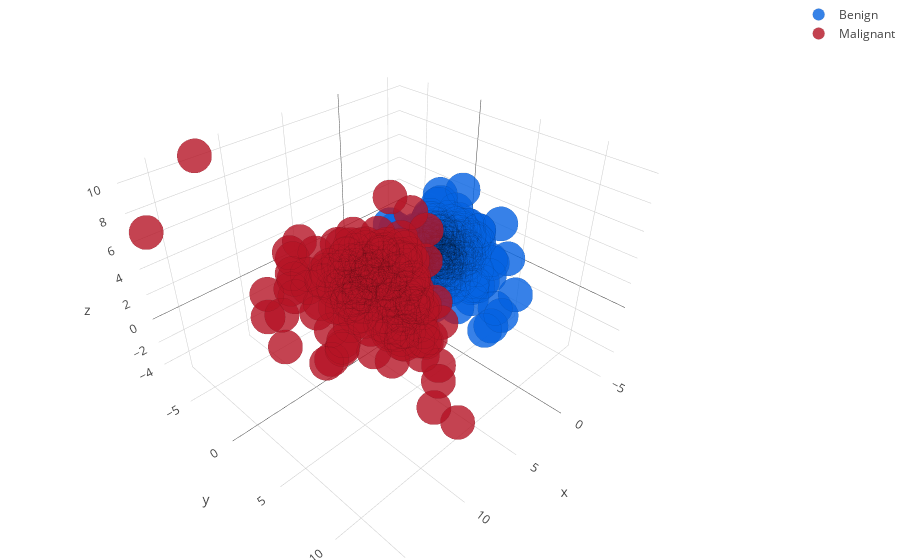

Write notebook code for a chart like this one.
### Markdown cell above
### Next, visualize data in 3D

### Code cell
from sklearn.decomposition import PCA
from sklearn.preprocessing import StandardScaler
import plotly
import plotly.graph_objs as go

# Pre-process data.
scaler = StandardScaler()
scaler.fit(cancerdf)
preprocessed_data = scaler.transform(cancerdf)

pca = PCA(n_components=3)
pca.fit(preprocessed_data)
decomposed_data = pca.transform(preprocessed_data)

# Connect notebook and download JS files.
plotly.offline.init_notebook_mode(connected=True)

# Add malignant column.
decomposed_df = pd.DataFrame(decomposed_data, columns=['x', 'y', 'z'])
decomposed_df['malignant'] = 1 - cancerData.target
 
# Create individual data sets.
malignant = decomposed_df[decomposed_df.malignant == 1]
benign = decomposed_df[decomposed_df.malignant == 0]

# Create line style.
line_style = dict(color='rgba(0, 0, 0, 0.14)',width=0.5)
 
# Create scatters.
malignant_scatter = go.Scatter3d(
    x=malignant['x'],
    y=malignant['y'],
    z=malignant['z'],
    mode='markers',
    marker=dict(
        color='rgb(181, 20, 37)',
        size=12,
        opacity=0.8,
        line=line_style
    ),
    name='Malignant'
)
benign_scatter = go.Scatter3d(
    x=benign['x'],
    y=benign['y'],
    z=benign['z'],
    mode='markers',
    marker=dict(
        color='rgb(5, 99, 226)',
        size=12,
        opacity=0.8,
        line=line_style
    ),
    name='Benign'
)
 
# Create data array. Ensure malignant scatter is rendered above (can we merge layers somehow?).
data = [benign_scatter, malignant_scatter]
 
# Create layout.
layout = go.Layout(showlegend=True, margin=dict(l=0,r=0,b=0,t=0))
 
# Render (offline).
fig = go.Figure(data=data, layout=layout)
plotly.offline.iplot(fig, filename='3d-scatter')

### Figure 1 — Plotly figure (JSON) as saved in the notebook; plotly's stock layout.template omitted (floating-point values rounded to 4 significant figures; data arrays with more than 128 entries replaced by an {"elided": "..."} marker saying what was removed)
{"data": [{"marker": {"color": "rgb(5, 99, 226)", "line": {"color": "rgba(0, 0, 0, 0.14)", "width": 0.5}, "opacity": 0.8, "size": 12}, "mode": "markers", "name": "Benign", "type": "scatter3d", "uid": "ffe96fdc-d410-11e8-bc16-8c85903aeb6c", "x": {"elided": "357 float values"}, "y": {"elided": "357 float values"}, "z": {"elided": "357 float values"}}, {"marker": {"color": "rgb(181, 20, 37)", "line": {"color": "rgba(0, 0, 0, 0.14)", "width": 0.5}, "opacity": 0.8, "size": 12}, "mode": "markers", "name": "Malignant", "type": "scatter3d", "uid": "ffeac128-d410-11e8-ad80-8c85903aeb6c", "x": {"elided": "212 float values"}, "y": {"elided": "212 float values"}, "z": {"elided": "212 float values"}}], "layout": {"margin": {"b": 0, "l": 0, "r": 0, "t": 0}, "showlegend": true}}
